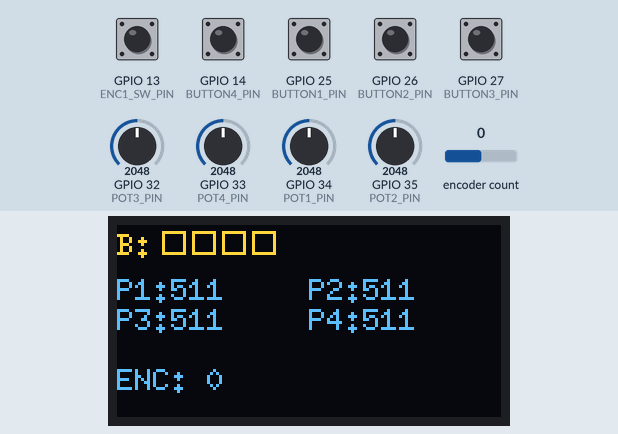
A sketch run on a simulated ESP32. Shown: 128×64 one-colour display. Inputs (shaded band) come from the test bench; at power-on: GPIO 13 (ENC1_SW_PIN), GPIO 14 (BUTTON4_PIN), GPIO 25 (BUTTON1_PIN), GPIO 26 (BUTTON2_PIN), GPIO 27 (BUTTON3_PIN) HIGH, encoder count 0, GPIO 32 (POT3_PIN) = 2048, GPIO 33 (POT4_PIN) = 2048, GPIO 34 (POT1_PIN) = 2048, GPIO 35 (POT2_PIN) = 2048. The OLED is the two-colour kind (top 16 rows yellow); what the sketch prints to the serial monitor is not drawn.

Above: at 2.2 s.
2.3 s: GPIO 13 (ENC1_SW_PIN) pulled LOW for 0.15 s
At 2.45 s:
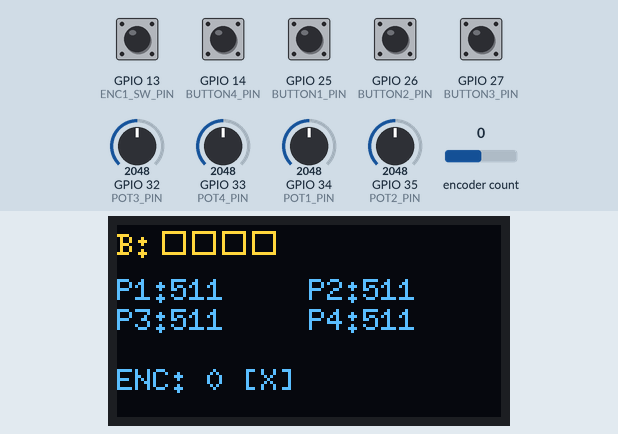
4.0 s: GPIO 14 (BUTTON4_PIN) pulled LOW for 0.15 s
At 4.17 s:
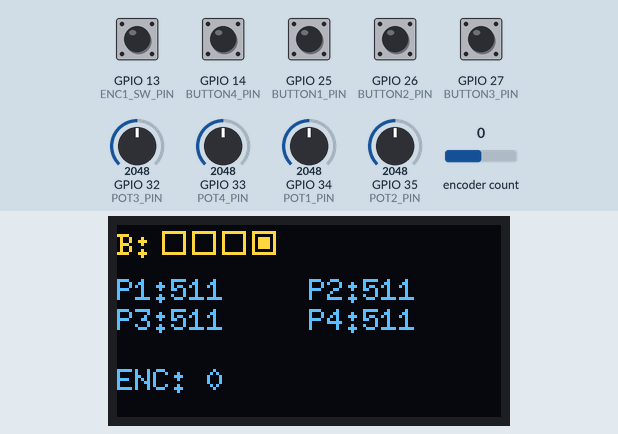
5.7 s: encoder count set to -1
At 6.9 s:
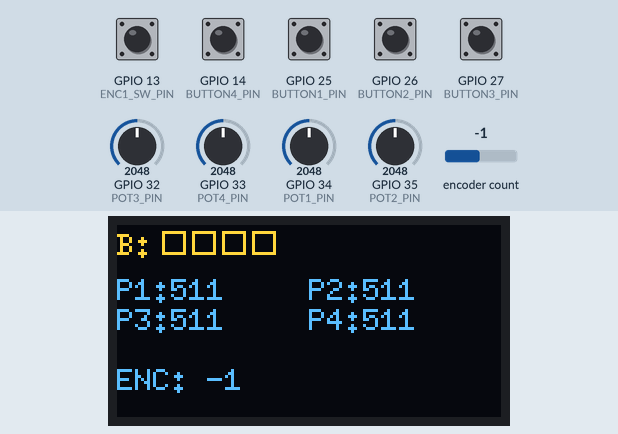
7.2 s: GPIO 32 (POT3_PIN) set to 2866
At 8.0 s:
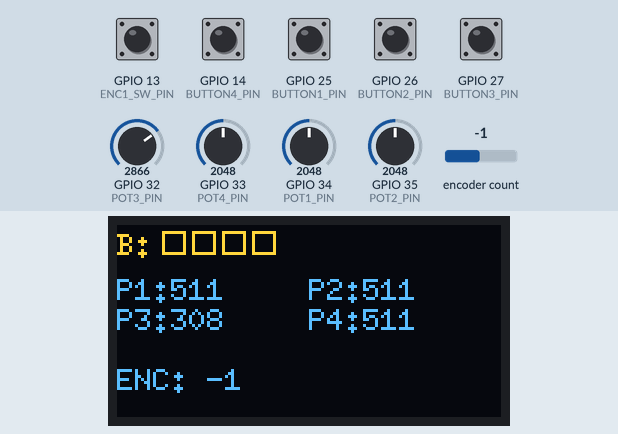
8.7 s: GPIO 33 (POT4_PIN) set to 2866
At 9.9 s:
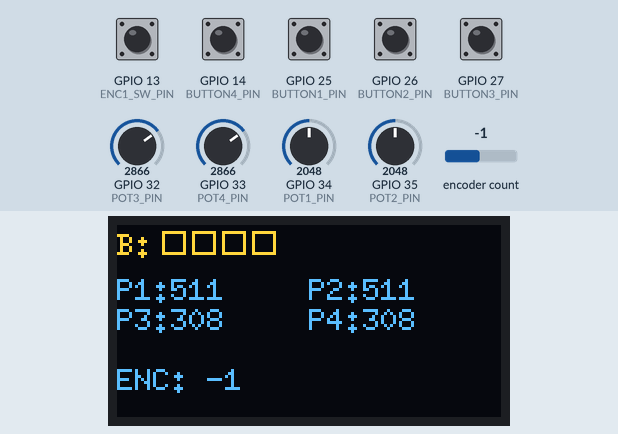
10.2 s: GPIO 34 (POT1_PIN) set to 2866
At 10.7 s:
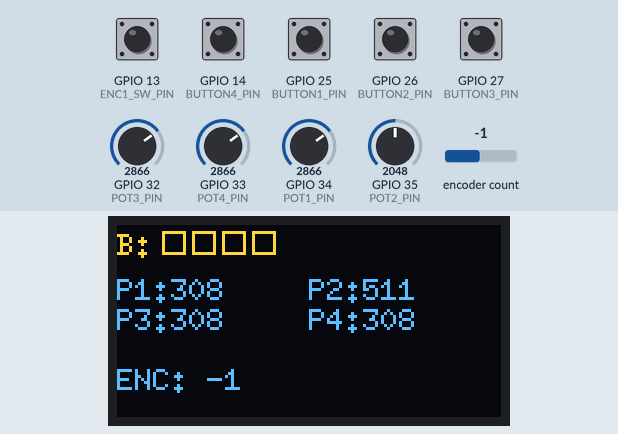
Timing chart, 0 to 12.8 s (numbered marks = the images above; inputs shaded):
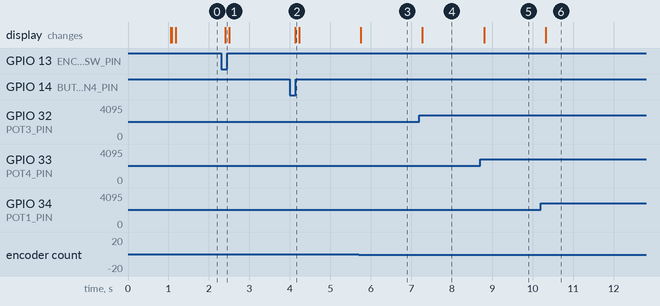

The sketch:

standalone_device.ino
```cpp
// This is intended to be used without the Raspberry PI

// ESP32 I2C State Server with Rotary Encoders AND Display Test
#include <Wire.h>
#include <AiEsp32RotaryEncoder.h>
// 1. INCLUDE THE DISPLAY LIBRARY
#include <U8g2lib.h>

// ===== I2C CONFIGURATION =====
#define I2C_ADDRESS 0x08
#define SDA_PIN 21
#define SCL_PIN 22

// 2. CONFIGURE DISPLAY
// Using Hardware I2C. The ESP32 becomes the Master.
// Rotation R0, No Reset Pin, uses your defined SCL/SDA
U8G2_SH1106_128X64_NONAME_F_HW_I2C u8g2(U8G2_R0, /* reset=*/ U8X8_PIN_NONE, /* clock=*/ SCL_PIN, /* data=*/ SDA_PIN);

// ===== COMPONENT PIN CONFIGURATION =====
#define BUTTON1_PIN 25
#define BUTTON2_PIN 26
#define BUTTON3_PIN 27
#define BUTTON4_PIN 14
#define POT1_PIN 34
#define POT2_PIN 35
#define POT3_PIN 32
#define POT4_PIN 33
#define ENC1_SW_PIN 13
#define ENC1_CLK_PIN 18
#define ENC1_DT_PIN 19

// ===== DEBOUNCE CONFIGURATION =====
#define DEBOUNCE_DELAY_MS 50
#define POT_SMOOTHING_FACTOR 0.25
#define POT_HYSTERESIS_THRESHOLD 8

// ===== STATE DEFINITION =====
#pragma pack(push, 1)
struct State {
  bool button1;
  bool button2;
  bool button3;
  bool button4;
  uint16_t pot1_value;
  uint16_t pot2_value;
  uint16_t pot3_value;
  uint16_t pot4_value;
  bool enc1_button;
  int32_t enc1_value;
};
#pragma pack(pop)

union StateUnion {
  State asStruct;
  uint8_t asBytes[sizeof(State)];
};

volatile StateUnion g_state;

// ===== ENCODER INSTANCES =====
AiEsp32RotaryEncoder encoder1 = AiEsp32RotaryEncoder(ENC1_DT_PIN, ENC1_CLK_PIN, ENC1_SW_PIN, -1, 1);

long floor_div(long a, long b) {
  long result = a / b;
  if ((a % b != 0) && ((a < 0) != (b < 0))) {
    result--;
  }
  return result;
}

// ===== DEBOUNCED BUTTON CLASS =====
class DebouncedButton {
private:
  uint8_t pin;
  unsigned long lastChangeTime;
  bool lastReading;
  bool stableState;

public:
  DebouncedButton(uint8_t p) : pin(p), lastChangeTime(0), lastReading(false), stableState(false) {}

  void begin() {
    pinMode(pin, INPUT_PULLUP);
    lastReading = digitalRead(pin);
    stableState = lastReading;
  }

  bool read() {
    bool reading = (digitalRead(pin) == LOW);
    if (reading != lastReading) {
      lastChangeTime = millis();
      lastReading = reading;
    }
    if ((millis() - lastChangeTime) > DEBOUNCE_DELAY_MS) {
      stableState = reading;
    }
    return stableState;
  }
};

DebouncedButton button1(BUTTON1_PIN);
DebouncedButton button2(BUTTON2_PIN);
DebouncedButton button3(BUTTON3_PIN);
DebouncedButton button4(BUTTON4_PIN);

// ===== ANALOG INPUT CLASS =====
class AnalogInput {
private:
  uint8_t pin;
  float alpha;
  uint16_t hysteresisThreshold;
  float smoothedValue;
  uint16_t lastReportedValue;

public:
  AnalogInput(uint8_t p, float a, uint16_t h) :
    pin(p), alpha(a), hysteresisThreshold(h), smoothedValue(0.0), lastReportedValue(0) {}

  void begin() {
    smoothedValue = analogRead(pin);
    lastReportedValue = smoothedValue;
  }

  uint16_t read() {
    float rawValue = analogRead(pin);
    smoothedValue = (rawValue * alpha) + (smoothedValue * (1.0 - alpha));

    if (abs(smoothedValue - lastReportedValue) > hysteresisThreshold) {
      lastReportedValue = (uint16_t)(smoothedValue + 0.5);
    }

    return lastReportedValue;
  }
};

AnalogInput pot1(POT1_PIN, POT_SMOOTHING_FACTOR, POT_HYSTERESIS_THRESHOLD);
AnalogInput pot2(POT2_PIN, POT_SMOOTHING_FACTOR, POT_HYSTERESIS_THRESHOLD);
AnalogInput pot3(POT3_PIN, POT_SMOOTHING_FACTOR, POT_HYSTERESIS_THRESHOLD);
AnalogInput pot4(POT4_PIN, POT_SMOOTHING_FACTOR, POT_HYSTERESIS_THRESHOLD);

// ===== I2C INTERRUPT HANDLER =====
void requestEvent() {
  StateUnion localStateCopy;
  noInterrupts();
  memcpy(&localStateCopy, (const void*)&g_state, sizeof(StateUnion));
  interrupts();
  Wire.write(localStateCopy.asBytes, sizeof(localStateCopy.asStruct));
}

// ===== ARDUINO SETUP =====
void setup() {
  Serial.begin(9600);
  delay(1000);
  Serial.println("\n=== ESP32 Display Test Mode ===");

  // 3. INITIALIZE DISPLAY
  // NOTE: This initializes Wire internally as MASTER.
  // We cannot act as a Slave to the Pi and drive the display at the same time easily.
  u8g2.begin();
  u8g2.clearBuffer();
  u8g2.setFont(u8g2_font_6x10_tf);
  u8g2.drawStr(10, 30, "Booting...");
  u8g2.sendBuffer();

  // Configure I2C pins (U8g2 handles this, but ensuring pullups is good)
  // pinMode(SDA_PIN, INPUT_PULLUP);
  // pinMode(SCL_PIN, INPUT_PULLUP);

  button1.begin();
  button2.begin();
  button3.begin();
  button4.begin();

  pot1.begin();
  pot2.begin();
  pot3.begin();
  pot4.begin();

  pinMode(ENC1_CLK_PIN, INPUT_PULLUP);
  pinMode(ENC1_DT_PIN, INPUT_PULLUP);
  pinMode(ENC1_SW_PIN, INPUT_PULLUP);

  encoder1.begin();
  encoder1.setup(
    [] { encoder1.readEncoder_ISR(); },
    [] { }
  );
  encoder1.disableAcceleration();
  encoder1.setBoundaries(-256, 256, true);

  memset((void*)&g_state, 0, sizeof(StateUnion));

  // 4. DISABLE SLAVE MODE FOR TESTING
  // Since the PI is not connected, we comment this out.
  // u8g2.begin() has already taken control of the I2C bus.
  /*
  Wire.begin(I2C_ADDRESS);
  Wire.onRequest(requestEvent);
  Serial.printf("✓ I2C slave ready at address 0x%02X\n", I2C_ADDRESS);
  */

  Serial.println("Display initialized. Running test loop.");
}

// ===== ARDUINO LOOP =====
void loop() {
  State localState;

  // ==========================================
  // 1. HIGH SPEED SECTION (Executes as fast as possible)
  // ==========================================

  // Read Buttons
  localState.button1 = button1.read();
  localState.button2 = button2.read();
  localState.button3 = button3.read();
  localState.button4 = button4.read();

  // Read Pots
  // We need to call .read() very frequently for the smoothing math to work correctly
  // without lagging.
  uint16_t r1 = pot1.read();
  uint16_t r2 = pot2.read();
  uint16_t r3 = pot3.read();
  uint16_t r4 = pot4.read();

  localState.pot1_value = 1023 - (r1 / 4);
  localState.pot2_value = 1023 - (r2 / 4);
  localState.pot3_value = 1023 - (r3 / 4);
  localState.pot4_value = 1023 - (r4 / 4);

  // Read Encoder
  long raw_encoder_steps = encoder1.readEncoder();
  localState.enc1_value = floor_div(raw_encoder_steps, 4);
  localState.enc1_button = encoder1.isEncoderButtonDown();

  // Update global state safely
  noInterrupts();
  memcpy((void*)&g_state.asStruct, &localState, sizeof(State));
  interrupts();

  // ==========================================
  // 2. LOW SPEED SECTION (Display & Debug)
  // ==========================================

  // Only update display every 100ms (10 FPS)
  // This prevents the slow I2C bus from blocking the pot reading logic
  static unsigned long lastDisplayTime = 0;

  if (millis() - lastDisplayTime > 100) {
    lastDisplayTime = millis();

    // DRAW TO DISPLAY
    u8g2.clearBuffer();
    u8g2.setFont(u8g2_font_6x10_tf);

    // Draw Buttons
    u8g2.drawStr(0, 10, "B:");
    u8g2.drawFrame(15, 2, 8, 8); if(localState.button1) u8g2.drawBox(17, 4, 4, 4);
    u8g2.drawFrame(25, 2, 8, 8); if(localState.button2) u8g2.drawBox(27, 4, 4, 4);
    u8g2.drawFrame(35, 2, 8, 8); if(localState.button3) u8g2.drawBox(37, 4, 4, 4);
    u8g2.drawFrame(45, 2, 8, 8); if(localState.button4) u8g2.drawBox(47, 4, 4, 4);

    // Draw Pots
    u8g2.setCursor(0, 25); u8g2.print("P1:"); u8g2.print(localState.pot1_value);
    u8g2.setCursor(64, 25); u8g2.print("P2:"); u8g2.print(localState.pot2_value);
    u8g2.setCursor(0, 35); u8g2.print("P3:"); u8g2.print(localState.pot3_value);
    u8g2.setCursor(64, 35); u8g2.print("P4:"); u8g2.print(localState.pot4_value);

    // Draw Encoder
    u8g2.setCursor(0, 55);
    u8g2.print("ENC: "); u8g2.print(localState.enc1_value);
    if (localState.enc1_button) u8g2.print(" [X]");

    u8g2.sendBuffer(); // This takes ~50ms, blocking execution
  }
}
```

Measured:
- after the input at 2.3 s, the display: changes after 0.10 s (image 1)
- after the input at 4.0 s, the display: changes after 0.13 s (image 2)
- after the input at 5.7 s, the display: changes after 0.05 s (image 3)
- after the input at 7.2 s, the display: changes after 0.08 s (image 4)
- after the input at 8.7 s, the display: changes after 0.10 s (image 5)
- after the input at 10.2 s, the display: changes after 0.12 s (image 6)
